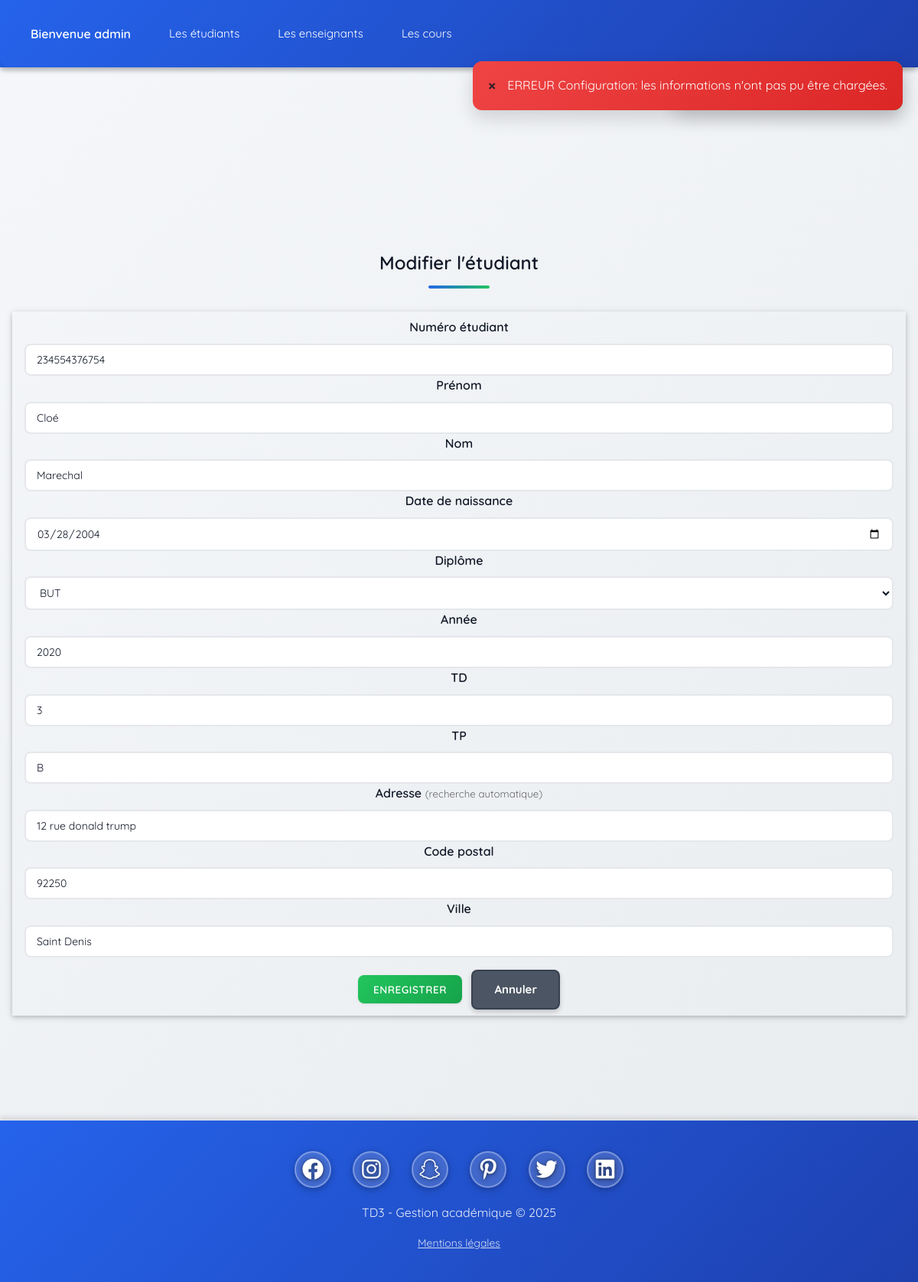
/index.php?element=etudiants&action=edit&id=4 (signed in), run on the app's committed database.
### tables this page shows
CREATE TABLE `mp_etudiants` (
  `rowid` int(11) NOT NULL,
  `numetu` varchar(16) DEFAULT NULL,
  `firstname` varchar(64) DEFAULT NULL,
  `lastname` varchar(64) DEFAULT NULL,
  `birthday` date DEFAULT NULL,
  `diploma` varchar(16) DEFAULT NULL,
  `year` int(11) DEFAULT NULL,
  `td` varchar(2) DEFAULT NULL,
  `tp` varchar(2) DEFAULT NULL,
  `adress` text DEFAULT NULL,
  `zipcode` varchar(8) DEFAULT NULL,
  `town` varchar(32) DEFAULT NULL,
  `fk_user` int(11) DEFAULT NULL
);

### index.php (called while the page is built, shortened)
<?php
include dirname(__FILE__) . '/main.inc.php';

### class/etudiant.class.php (called while the page is built, shortened)
<?php
class Etudiant
{
    public function __get(string $att)
    {
        if (property_exists($this, $att)) {
            return $this->$att;
        }
        throw new Exception("Attribut $att inexistant");
    }
    private static function getPDO(): PDO
    {
        $host = 'localhost';
        $dbname = 'r301project';
        $user = 'simpleuser';
        $pass = 'simplepass';
        $dsn = "mysql:host=$host;dbname=$dbname;charset=utf8mb4";
        $pdo = new PDO($dsn, $user, $pass, [
            PDO::ATTR_ERRMODE => PDO::ERRMODE_EXCEPTION,
            PDO::ATTR_DEFAULT_FETCH_MODE => PDO::FETCH_ASSOC
        ]);
        return $pdo;
    }
    public static function fetch(int|string $idOrNum): ?Etudiant
    {
        $pdo = self::getPDO();
        if (is_numeric($idOrNum)) {
            $sql = "SELECT * FROM mp_etudiants WHERE rowid = :id";
            $stmt = $pdo->prepare($sql);
            $stmt->execute([':id' => (int)$idOrNum]);
        } else {
            $sql = "SELECT * FROM mp_etudiants WHERE numetu = :n";
            $stmt = $pdo->prepare($sql);
            $stmt->execute([':n' => $idOrNum]);
        }
        $row = $stmt->fetch();
        return $row ? new Etudiant($row) : null;
    }
}

### etudiants/controllers/edit.php (called while the page is built, shortened)
<?php
require_once dirname(__FILE__) . '/../../class/etudiant.class.php';
$id = isset($_REQUEST['id']) ? (int)$_REQUEST['id'] : 0;
$etu = Etudiant::fetch($id);

### etudiants/views/edit.php (the view, shortened to what this page needs)
<div class="w3-container">
    <h2 class="w3-center">Modifier l'étudiant</h2>
    <form method="post" class="w3-container w3-card w3-padding w3-margin-top">
        <label>Numéro étudiant</label>
        <input type="text" name="numetu" class="w3-input" required value="<?= htmlspecialchars($etu->numetu) ?>">
        <label>Prénom</label>
        <input type="text" name="firstname" class="w3-input" required value="<?= htmlspecialchars($etu->firstname) ?>">
        <label>Nom</label>
        <input type="text" name="lastname" class="w3-input" required value="<?= htmlspecialchars($etu->lastname) ?>">
        <label>Date de naissance</label>
        <input type="date" name="birthday" class="w3-input" value="<?= htmlspecialchars($etu->birthday) ?>">
        <label>Diplôme</label>
        <select name="diploma" class="w3-select">
            <?php foreach (Etudiant::DIPLOMAS as $d): ?>
                <option value="<?= $d ?>" <?= ($etu->diploma === $d) ? 'selected' : '' ?>><?= $d ?></option>
            <?php endforeach; ?>
        </select>
        <label>Année</label>
        <input type="number" name="year" class="w3-input" value="<?= htmlspecialchars($etu->year) ?>">
        <label>TD</label>
        <input type="text" name="td" class="w3-input" value="<?= htmlspecialchars($etu->td) ?>">
        <label>TP</label>
        <input type="text" name="tp" class="w3-input" value="<?= htmlspecialchars($etu->tp) ?>">
        <label>Adresse <small style="color: #666; font-weight: normal;">(recherche automatique)</small></label>
        <div style="position: relative;">
            <input type="text" name="adress" id="address-input-edit" class="w3-input address-autocomplete" value="<?= htmlspecialchars($etu->adress) ?>" placeholder="Tapez une adresse (ex: 10 rue de Paris, 59000 Lille)">
        </div>
        <label>Code postal</label>
        <input type="text" name="zipcode" class="w3-input" value="<?= htmlspecialchars($etu->zipcode) ?>">
        <label>Ville</label>
        <input type="text" name="town" class="w3-input" value="<?= htmlspecialchars($etu->town) ?>">
        <div class="w3-margin-top">
            <button type="submit" class="w3-button w3-green">Enregistrer</button>
            <a href="index.php?element=etudiants&action=list" class="w3-button w3-gray">Annuler</a>
        </div>
    </form>
</div>

### inc/head.php (style rules this page uses)
* { box-sizing: border-box; }
body { font-family: 'Quicksand', sans-serif !important; background: linear-gradient(135deg, #f5f7fa 0%, #e9ecef 100%) !important; margin: 0; padding: 0; }
a { text-decoration: none !important; }

### data on the page
mp_etudiants: numetu "234554376754", firstname "Cloé", lastname "Marechal", birthday "03/28/2004", diploma "BUT", year "2020", td "3", tp "B", adress "12 rue donald trump", zipcode "92250", town "Saint Denis"

### other printed values
$_SESSION['login'] "admin"
$menu "Les étudiants"
$menu "Les enseignants"
$menu "Les cours"
$mesg "Connexion réussie admin"
$err "ERREUR Configuration: les informations n'ont pas pu être chargées."
